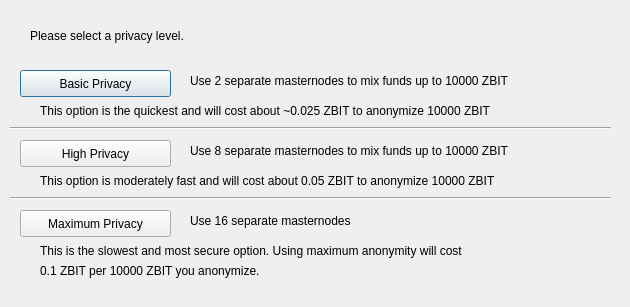
<?xml version="1.0" encoding="UTF-8"?>
<ui version="4.0">
 <class>ObfuscationConfig</class>
 <widget class="QDialog" name="ObfuscationConfig">
  <property name="geometry">
   <rect>
    <x>0</x>
    <y>0</y>
    <width>630</width>
    <height>307</height>
   </rect>
  </property>
  <property name="windowTitle">
   <string>Configure Obfuscation</string>
  </property>
  <widget class="QPushButton" name="buttonBasic">
   <property name="geometry">
    <rect>
     <x>20</x>
     <y>70</y>
     <width>151</width>
     <height>27</height>
    </rect>
   </property>
   <property name="text">
    <string>Basic Privacy</string>
   </property>
  </widget>
  <widget class="QPushButton" name="buttonHigh">
   <property name="geometry">
    <rect>
     <x>20</x>
     <y>140</y>
     <width>151</width>
     <height>27</height>
    </rect>
   </property>
   <property name="text">
    <string>High Privacy</string>
   </property>
  </widget>
  <widget class="QPushButton" name="buttonMax">
   <property name="geometry">
    <rect>
     <x>20</x>
     <y>210</y>
     <width>151</width>
     <height>27</height>
    </rect>
   </property>
   <property name="text">
    <string>Maximum Privacy</string>
   </property>
  </widget>
  <widget class="QLabel" name="label">
   <property name="geometry">
    <rect>
     <x>30</x>
     <y>20</y>
     <width>571</width>
     <height>31</height>
    </rect>
   </property>
   <property name="text">
    <string>Please select a privacy level.</string>
   </property>
  </widget>
  <widget class="QLabel" name="label_2">
   <property name="geometry">
    <rect>
     <x>190</x>
     <y>70</y>
     <width>421</width>
     <height>21</height>
    </rect>
   </property>
   <property name="text">
    <string>Use 2 separate masternodes to mix funds up to 10000 ZBIT</string>
   </property>
  </widget>
  <widget class="QLabel" name="label_3">
   <property name="geometry">
    <rect>
     <x>190</x>
     <y>140</y>
     <width>411</width>
     <height>21</height>
    </rect>
   </property>
   <property name="text">
    <string>Use 8 separate masternodes to mix funds up to 10000 ZBIT</string>
   </property>
  </widget>
  <widget class="QLabel" name="label_4">
   <property name="geometry">
    <rect>
     <x>190</x>
     <y>210</y>
     <width>421</width>
     <height>21</height>
    </rect>
   </property>
   <property name="text">
    <string>Use 16 separate masternodes</string>
   </property>
  </widget>
  <widget class="QLabel" name="label_6">
   <property name="geometry">
    <rect>
     <x>40</x>
     <y>100</y>
     <width>561</width>
     <height>21</height>
    </rect>
   </property>
   <property name="text">
    <string>This option is the quickest and will cost about ~0.025 ZBIT to anonymize 10000 ZBIT</string>
   </property>
  </widget>
  <widget class="QLabel" name="label_7">
   <property name="geometry">
    <rect>
     <x>40</x>
     <y>170</y>
     <width>561</width>
     <height>21</height>
    </rect>
   </property>
   <property name="text">
    <string>This option is moderately fast and will cost about 0.05 ZBIT to anonymize 10000 ZBIT</string>
   </property>
  </widget>
  <widget class="QLabel" name="label_8">
   <property name="geometry">
    <rect>
     <x>40</x>
     <y>240</y>
     <width>561</width>
     <height>21</height>
    </rect>
   </property>
   <property name="text">
    <string>This is the slowest and most secure option. Using maximum anonymity will cost</string>
   </property>
  </widget>
  <widget class="QLabel" name="label_9">
   <property name="geometry">
    <rect>
     <x>40</x>
     <y>260</y>
     <width>561</width>
     <height>21</height>
    </rect>
   </property>
   <property name="text">
    <string>0.1 ZBIT per 10000 ZBIT you anonymize.</string>
   </property>
  </widget>
  <widget class="Line" name="line">
   <property name="geometry">
    <rect>
     <x>10</x>
     <y>120</y>
     <width>601</width>
     <height>16</height>
    </rect>
   </property>
   <property name="orientation">
    <enum>Qt::Horizontal</enum>
   </property>
  </widget>
  <widget class="Line" name="line_2">
   <property name="geometry">
    <rect>
     <x>10</x>
     <y>190</y>
     <width>601</width>
     <height>16</height>
    </rect>
   </property>
   <property name="orientation">
    <enum>Qt::Horizontal</enum>
   </property>
  </widget>
 </widget>
 <resources/>
 <connections/>
</ui>
